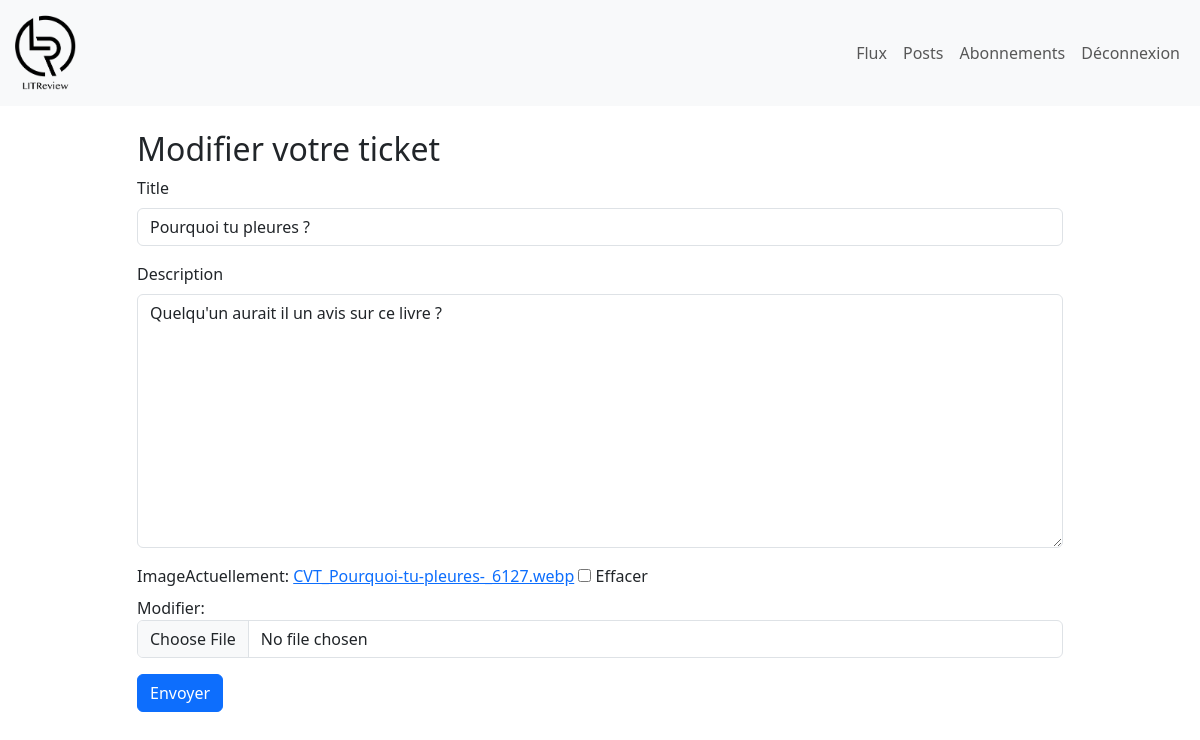
The app's page /reviews/update_ticket/29/ (signed in) with its own data.
### reviews/models.py (models this page shows)
class Ticket(models.Model):
    title = models.CharField(max_length=128)
    description = models.TextField(max_length=2048, blank=True)
    user = models.ForeignKey(
        to=settings.AUTH_USER_MODEL, on_delete=models.CASCADE)
    image = models.ImageField(null=True, blank=True)
    time_created = models.DateTimeField(auto_now_add=True)

### reviews/views.py (the view, shortened to what this page needs)
# urls.py: path('update_ticket/<id>/', views.update_ticket, name='update_ticket'),
@login_required
def update_ticket(request, id):
    ticket = Ticket.objects.get(pk=id)
    if ticket.user == request.user:
        if request.method != 'POST':
            ticket_form = TicketForm(instance=ticket)
        context = {'form': ticket_form}
    else:
        print("vous n'avez pas le droit de faire ça")
        context = {}
        return redirect('/reviews/posts/')
    return render(request, 'reviews/update_ticket.html', context)

### reviews/forms.py
class TicketForm(ModelForm):
    class Meta:
        model = Ticket
        fields = ['title', 'description', 'image']

### reviews/templates/reviews/update_ticket.html (shortened to what this page needs)
{% extends './base.html' %}
{% load bootstrap5 %}
{% block content %}
<div class="container">
    <div class="row justify-content-center align-self-center">
        <div class="col-md-10">
            <h2>Modifier votre ticket</h2>
            <form method="POST" action="" enctype="multipart/form-data">
                {% bootstrap_form form %}
                <input class="btn btn-primary" type="submit" value="Envoyer">
            </form>
        </div>
    </div>
</div>
{% endblock content %}

### records on screen
Ticket: title "Pourquoi tu pleures ?", description "Quelqu'un aurait il un avis sur ce livre ?"
